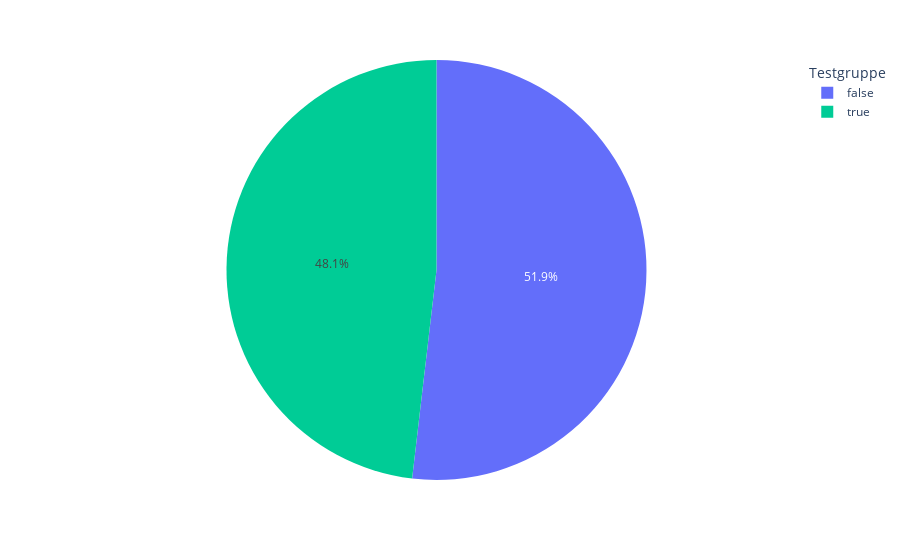

The cell this chart's notebook holds for it:
### Code cell
fig = px.pie(test_counts, names="test", values="count", color_discrete_sequence=[test_color_map[0], test_color_map[1]])
fig.update_layout(legend_title="Testgruppe")
fig.show()

### Figure 1 — Plotly figure (JSON) as saved in the notebook; plotly's stock layout.template omitted (floating-point values rounded to 4 significant figures)
{"data": [{"domain": {"x": [0, 1], "y": [0, 1]}, "hovertemplate": "test=%{label}<br>count=%{value}<extra></extra>", "labels": [false, true], "legendgroup": "", "name": "", "showlegend": true, "type": "pie", "values": [28, 26]}], "layout": {"autosize": true, "legend": {"title": {"text": "Testgruppe"}, "tracegroupgap": 0}, "margin": {"t": 60}, "piecolorway": ["#636efa", "#00cc96"]}}
